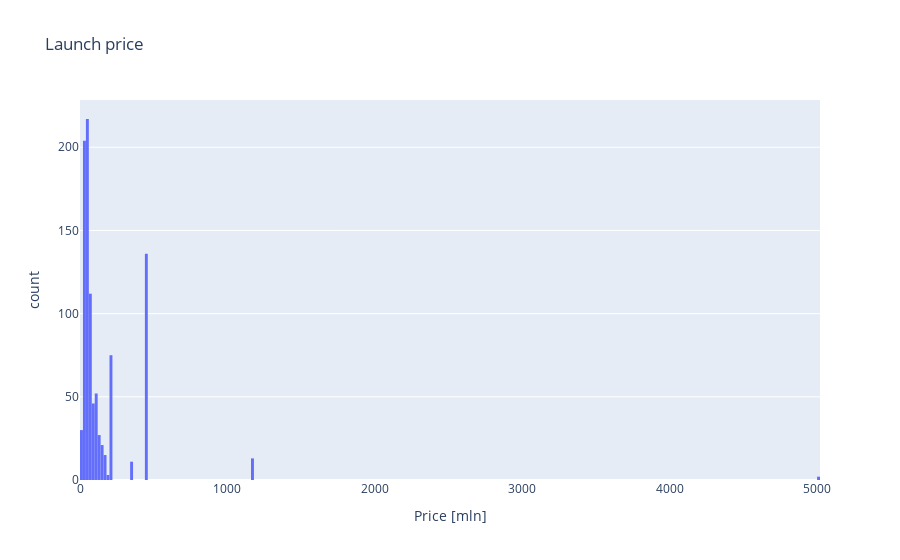

Notebook code for this chart:
### Code cell
fig_price = px.histogram(
    data_frame= df_price,
    x = 'Price',
    nbins= 250,
    title= 'Launch price',
    labels={'Price': 'Price [mln]', 'count': 'Count'},  
)

fig_price.update_layout(bargap=0.01)

fig_price.show()

### Figure 1 — Plotly figure (JSON) as saved in the notebook; plotly's stock layout.template omitted (floating-point values rounded to 4 significant figures; data arrays with more than 128 entries replaced by an {"elided": "..."} marker saying what was removed)
{"data": [{"alignmentgroup": "True", "bingroup": "x", "hovertemplate": "Price [mln]=%{x}<br>count=%{y}<extra></extra>", "legendgroup": "", "marker": {"color": "#636efa", "pattern": {"shape": ""}}, "name": "", "nbinsx": 250, "offsetgroup": "", "orientation": "v", "showlegend": false, "type": "histogram", "x": {"elided": "964 float values"}, "xaxis": "x", "yaxis": "y"}], "layout": {"bargap": 0.01, "barmode": "relative", "legend": {"tracegroupgap": 0}, "title": {"text": "Launch price"}, "xaxis": {"anchor": "y", "domain": [0, 1], "title": {"text": "Price [mln]"}}, "yaxis": {"anchor": "x", "domain": [0, 1], "title": {"text": "count"}}}}
